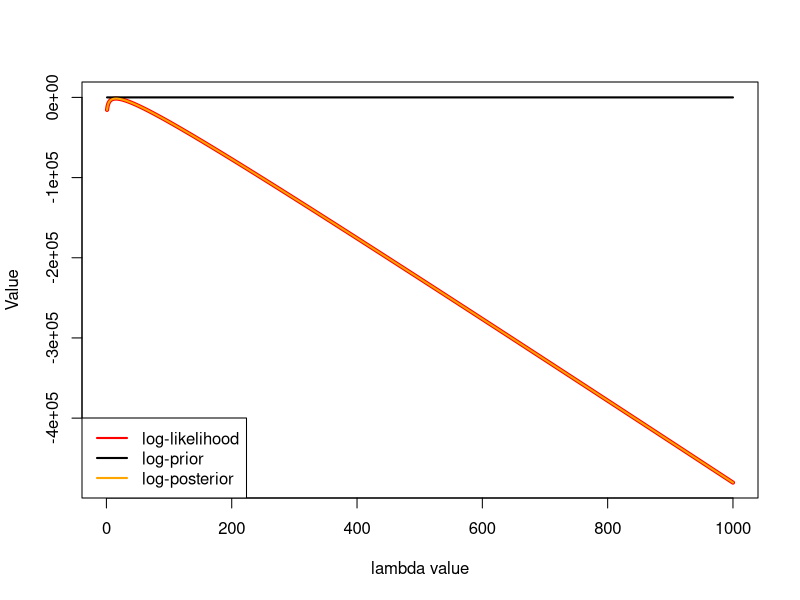
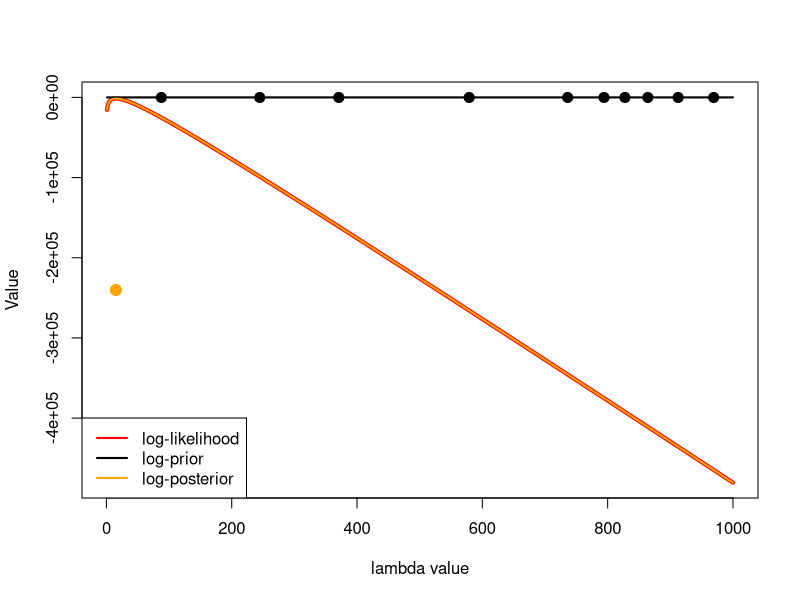

These figures' R source, in order: (Note: this script raises an error after producing the figures.)
## ---- chunk 1
library(matrixStats)
## ---- chunk 2
n_letters <- c(13,17,14,10,13,16,14,14,11,14,9,14,13,10,11,12,17,15,23,16,13,14,12,16,15,19,14,11,15,14,17,20,27,21,12,6,18,10,8,12,11,14,14,15,16,17,12,13,17,10,16,20,15,12,24,10,17,14,14,13,15,12,14,17,9,16,27,10,16,9,15,11,16,11,17,17,11,20,23,12,18,26,12,17,16,12,11,16,21,19,20,19,15,15,7,14,12,12,15,10,19,19,17,15,17,20,17,17,11,11,17,16,15,12,16,17,14,18,15,15,10,17,12,16,22,20,23,16,11,19,16,22,13,14,11,10,19,16,19,15,16,16,16,19,14,19,14,10,7,11,12,9,13,18,23,13,16,11,15,13,15,19,16,21,14,14,14,12,15,16,18,15,15,13,15,19,11,17,13,9,13,16,16,13,13,13,18,21,14,14,13,8,21,20,15,20,10,16,18,14,21,15,20,15,15,9,16,16,11,19,12,31,19,18,13,11,14,14,11,10,11,12,13,17,14,14,25,17,18,16,18,11,23,23,14,14,11,17,11,12,18,15,15,13,16,18,15,16,14,11,11,17,18,14,20,17,16,13,12,14,14,18,16,21,16,15,18,19,22,16,15,10,12,11,9,18,11,13,5,13,16,14,12,23,19,14,17,11,17,18,17,16,11,22,18,20,11,12,9,8,12,12,17,16,12,20,19,15,9,14,11,13,13,23,16,10,17,14,20,11,20,15,20,15,19,19,16,15,14,18,24,18,12,16,10,18,16,19,13,13,13,22,13,15,17,17,20,18,18,12,13,14,17,15,17,20,18,22,23,13,16,15,18,10,19,12,14,19,14,19,23,19,22,8,14,20,22,14,13,13,9,11,13,14,16,16,16,14,16,24,11,10,14,14,14,18,15,11,12,15,16,13,8,13,21,19,17,18,10,14,14,16,14,11,14,12,15,9,17,17,21,11,8,22,18,18,23,20,14,10,15,10,18,12,10,18,17,18,18,9,15,18,15,15,17,15,18,16,9,16,15,10,18,18,19,8,18,17,10,11,17,12,14,16,14,10,10,20,16,11,15,14,15,21,15,21,16,17,18,12,14,10,13,17,12,14,26,23,20,12,21,17,11,12,12,11,15,19,15,12,15,12,21,13,19,17,18,17,11,22,17,13,11,16,16,10,17,14,17,18)

## ---- chunk 3
log_prior <- function (lambda) {
  return (dunif(x=lambda, min=0, max=1000, log=TRUE))
}

log_likelihood <- function (data, lambda, power=1) {
  return (sum(dpois(x=data, lambda=lambda, log=TRUE))*power)
}

likelihood <- function (data, lambda, power=1) {
  return (prod(dpois(x=data, lambda=lambda, log=FALSE))^power)
}

unnormalized_log_posterior <- function (data, lambda, power=1) {
  log_prior_value <- log_prior(lambda=lambda)
  log_likelihood_value <- log_likelihood(data=data, lambda=lambda, power=power) 
  return(log_prior_value + log_likelihood_value)
}
## ---- chunk 4
plotDistributions <- function (power) {
x_axis <- seq(1:1000)#/1000
min_max= quantile(x=c(sapply(X=x_axis, FUN=log_likelihood, data=n_letters, power=1.0), sapply(X=x_axis, FUN=log_prior), sapply(X=x_axis, FUN=unnormalized_log_posterior, data=n_letters, power=1.0)), probs=c(0,1))
plot(x=x_axis, y=sapply(X=x_axis, FUN=log_likelihood, data=n_letters, power=power), t="l", lwd=4, col="red", ylim=c(min_max[1], min_max[2]), ylab="Value", xlab="lambda value", cex=2)
lines(x=x_axis, y=sapply(X=x_axis, FUN=log_prior), lwd=2, col="black")
lines(x=x_axis, y=sapply(X=x_axis, FUN=unnormalized_log_posterior, data=n_letters, power=power), lwd=2, col="orange")
legend("bottomleft", legend=c("log-likelihood", "log-prior", "log-posterior"), col=c("red", "black", "orange"), lwd=2)
}

plotDistributions(power=1.0)
## ---- chunk 5
lambda_sample <- seq(1:100000)/100
unnormalized_marginal_likelihood <- logSumExp(sapply(X=lambda_sample, FUN=log_likelihood, data=n_letters)) - log(length(lambda_sample)) 
print(unnormalized_marginal_likelihood)
## ---- chunk 6
# Function to propose a new parameter value, randomly drawn between 0 and 1000
propose_new_lambda_value <-function() {
    return (runif(min=0, max=1000, n=1))
}
# Function to run Metropolis MCMC inference
MetropolisMCMC <- function (data, number_iterations, burnin_proportion=0.5, thining_proportion=0.1, likelihood_power=1.0) {
    current_parameter_value <- propose_new_lambda_value()
    record_parameter <- c()
    record_parameter <- c(record_parameter,current_parameter_value)
    #print(paste("Initial parameter value for the MCMC: ", current_parameter_value, sep=""))
    current_log_posterior <- unnormalized_log_posterior(data = data, lambda = current_parameter_value, power=likelihood_power)
    #print(paste("Initial probability of the model: ", current_log_posterior, sep=""))
    record_log_posterior <- c()
    record_log_posterior <- c(record_log_posterior, current_log_posterior)
    # We also record the likelihood:
    current_log_likelihood <- log_likelihood(data = data, lambda = current_parameter_value, power=likelihood_power)
    record_log_likelihood <- c()
    record_log_likelihood <- c(record_log_likelihood, current_log_likelihood)
    for (i in 1:number_iterations) {
        acceptance_threshold <- runif(min=0, max=1, n=1)
        proposed_parameter_value <- propose_new_lambda_value()
        proposed_log_posterior = unnormalized_log_posterior(data = data, lambda = proposed_parameter_value, power=likelihood_power)
        # print(paste0(proposed_log_posterior, " vs ", current_log_posterior))
        if (exp(proposed_log_posterior - current_log_posterior) > acceptance_threshold) {
            current_parameter_value <- proposed_parameter_value
            current_log_posterior <- proposed_log_posterior
            current_log_likelihood <- log_likelihood(data = data, lambda = current_parameter_value, power=likelihood_power)
        }
        record_parameter <- c(record_parameter, current_parameter_value)
        record_log_posterior <-c(record_log_posterior, current_log_posterior)
        record_log_likelihood <- c(record_log_likelihood, current_log_likelihood)
    }
    to_discard_as_burnin <- floor(burnin_proportion * number_iterations)
    num_samples_left <- number_iterations - to_discard_as_burnin
    between_samples <- floor(num_samples_left / (num_samples_left * thining_proportion))
    record_parameter <- record_parameter[(to_discard_as_burnin+1):number_iterations][seq(from=1, to=num_samples_left, by=between_samples)]
    record_log_posterior <- record_log_posterior[(to_discard_as_burnin+1):number_iterations][seq(from=1, to=num_samples_left, by=between_samples)]
    record_log_likelihood <- record_log_likelihood[(to_discard_as_burnin+1):number_iterations][seq(from=1, to=num_samples_left, by=between_samples)]
    return (list(record_parameter, record_log_posterior, record_log_likelihood))
}
## ---- chunk 7
mcmc_sample <- MetropolisMCMC(data=n_letters, number_iterations=10000, likelihood_power=1.0, burnin_proportion=0.5, thining_proportion=0.01)
## ---- chunk 8
harmonic_mean <- function(mcmc_sample) {
  loglks <- mcmc_sample[[3]]
  min_loglk <- min(loglks)
  scaled_loglks <- loglks - min_loglk + 1
  number_of_samples <- length(loglks)
  marginal_lk <- log(number_of_samples) - log( sum(exp(-scaled_loglks))) + min_loglk - 1
  return(marginal_lk)
}
## ---- chunk 9
harmonic_mean(mcmc_sample)
## ---- chunk 10
subset_posterior <- sample(mcmc_sample[[1]], size=10)
subset_prior <- runif(n=10, min = 0, max=1000)
x_axis <- seq(1:1000)#/1000
min_max= quantile(x=c(sapply(X=x_axis, FUN=log_likelihood, data=n_letters, power=1.0), sapply(X=x_axis, FUN=log_prior), sapply(X=x_axis, FUN=unnormalized_log_posterior, data=n_letters, power=1.0)), probs=c(0,1))
plot(x=x_axis, y=sapply(X=x_axis, FUN=log_likelihood, data=n_letters, power=1.0), t="l", lwd=4, col="red", ylim=c(min_max[1], min_max[2]), ylab="Value", xlab="lambda value", cex=2)
lines(x=x_axis, y=sapply(X=x_axis, FUN=log_prior), lwd=2, col="black")
lines(x=x_axis, y=sapply(X=x_axis, FUN=unnormalized_log_posterior, data=n_letters, power=1.0), lwd=2, col="orange")
legend("bottomleft", legend=c("log-likelihood", "log-prior", "log-posterior"), col=c("red", "black", "orange"), lwd=2)
points(x=subset_posterior, y=rep(mean(min_max), length(subset_posterior)), col="orange", pch=20, cex=2)
points(x=subset_prior, y=rep(-100, length(subset_prior)), col="black", pch=20, cex=2)

## ---- chunk 11
par(mfrow=c(5,1))
plotDistributions(1.0)
plotDistributions(0.5)
plotDistributions(0.25)
plotDistributions(0.125)
plotDistributions(0.06275)
## ---- chunk 12
posterior <- sample( MetropolisMCMC(data=n_letters, number_iterations=10000, likelihood_power=1.0, burnin_proportion=0.5, thining_proportion=0.01)[[1]], size=10)
post_05 <- sample( MetropolisMCMC(data=n_letters, number_iterations=10000, likelihood_power=0.5, burnin_proportion=0.5, thining_proportion=0.01)[[1]], size=10)
post_025 <- sample( MetropolisMCMC(data=n_letters, number_iterations=10000, likelihood_power=0.005, burnin_proportion=0.5, thining_proportion=0.01)[[1]], size=10)
post_0125 <- sample( MetropolisMCMC(data=n_letters, number_iterations=10000, likelihood_power=0.00005, burnin_proportion=0.5, thining_proportion=0.01)[[1]], size=10)
post_00625 <- sample( MetropolisMCMC(data=n_letters, number_iterations=10000, likelihood_power=0.0000005, burnin_proportion=0.5, thining_proportion=0.01)[[1]], size=10)


## ---- chunk 13
x_axis <- seq(1:1000)#/1000
min_max= quantile(x=c(sapply(X=x_axis, FUN=log_likelihood, data=n_letters, power=1.0), sapply(X=x_axis, FUN=log_prior), sapply(X=x_axis, FUN=unnormalized_log_posterior, data=n_letters, power=1.0)), probs=c(0,1))
plot(x=x_axis, y=sapply(X=x_axis, FUN=log_likelihood, data=n_letters, power=1.0), t="l", lwd=4, col="red", ylim=c(min_max[1], min_max[2]), ylab="Value", xlab="lambda value", cex=2)
lines(x=x_axis, y=sapply(X=x_axis, FUN=log_prior), lwd=2, col="black")
lines(x=x_axis, y=sapply(X=x_axis, FUN=unnormalized_log_posterior, data=n_letters, power=1.0), lwd=2, col="orange")
legend("bottomleft", legend=c("log-likelihood", "log-prior", "log-posterior"), col=c("red", "black", "orange"), lwd=2)
points(x=posterior, y=rep(mean(min_max), length(posterior)), col="orange", pch=20, cex=2)
points(x=post_05, y=rep(mean(min_max)-0.2*mean(min_max), length(posterior)), col="orange", pch=20, cex=2)
points(x=post_025, y=rep(mean(min_max)-0.4*mean(min_max), length(posterior)), col="orange", pch=20, cex=2)
points(x=post_0125, y=rep(mean(min_max)-0.6*mean(min_max), length(posterior)), col="orange", pch=20, cex=2)
points(x=post_00625, y=rep(mean(min_max)-0.8*mean(min_max), length(posterior)), col="orange", pch=20, cex=2)

## ---- chunk 14
steppingStoneSampling <- function (vector_powers, data, number_iterations, burnin_proportion=0.5, thining_proportion=0.1) {
  number_of_stones = length(vector_powers)
  number_of_samples_per_stone = floor(number_iterations - floor(burnin_proportion*number_iterations)) * thining_proportion
  sampled_values <-matrix(rep(number_of_stones*number_of_samples_per_stone), nrow=number_of_stones, ncol=number_of_samples_per_stone, byrow=TRUE)
  for (i in 1:number_of_stones) {
    sampled_values[i,] <- MetropolisMCMC(data, number_iterations, burnin_proportion=burnin_proportion, thining_proportion=thining_proportion, likelihood_power=vector_powers[i])[[2]]
  }
  return(sampled_values)
}


compute_marginal_lk_from_SS_samples <- function (ss_samples) {
  number_of_stones = dim(ss_samples)[1]
  number_of_samples = dim(ss_samples)[2]
  c_values <- rep(0, number_of_stones)
  for (i in 1:number_of_stones) {
    c_values[i] <- logSumExp(ss_samples[i,])
  }
  logratios <- rep(0, number_of_stones-1)
  for (i in 1:(number_of_stones-1)) {
     logratios[i] <- c_values[i+1]-c_values[i]
  }
  return(sum(logratios))
}

## ---- chunk 15
build_vector_powers <- function (alpha=0.3, beta=1.0, number_of_stones=10) {
  vector_powers <- rep(0.0, 10)
  for (i in 1:number_of_stones) {
    vector_powers[i]<-(i/number_of_stones)^(beta/alpha)
  }
  return(vector_powers)
}
## ---- chunk 16
vector_powers <- build_vector_powers ()

SS_samples <- steppingStoneSampling(vector_powers=vector_powers, data=n_letters, number_iterations=1000, burnin_proportion=0.5, thining_proportion=0.1)

## ---- chunk 17
compute_marginal_lk_from_SS_samples(SS_samples)
## ---- chunk 18
SS_samples <- steppingStoneSampling(vector_powers=vector_powers, data=n_letters, number_iterations=10000, burnin_proportion=0.5, thining_proportion=0.1)

compute_marginal_lk_from_SS_samples(SS_samples)

## ---- chunk 19
vector_powers <- build_vector_powers (number_of_stones = 100)


SS_samples <- steppingStoneSampling(vector_powers=vector_powers, data=n_letters, number_iterations=1000, burnin_proportion=0.5, thining_proportion=0.1)

compute_marginal_lk_from_SS_samples(SS_samples)

## ---- chunk 20
vector_powers <- build_vector_powers (number_of_stones = 100)


SS_samples <- steppingStoneSampling(vector_powers=vector_powers, data=n_letters, number_iterations=10000, burnin_proportion=0.5, thining_proportion=0.1)

compute_marginal_lk_from_SS_samples(SS_samples)

## ---- chunk 21
vector_powers <- build_vector_powers (number_of_stones = 100)


SS_samples <- steppingStoneSampling(vector_powers=vector_powers, data=n_letters, number_iterations=100000, burnin_proportion=0.1, thining_proportion=0.2)

compute_marginal_lk_from_SS_samples(SS_samples)

